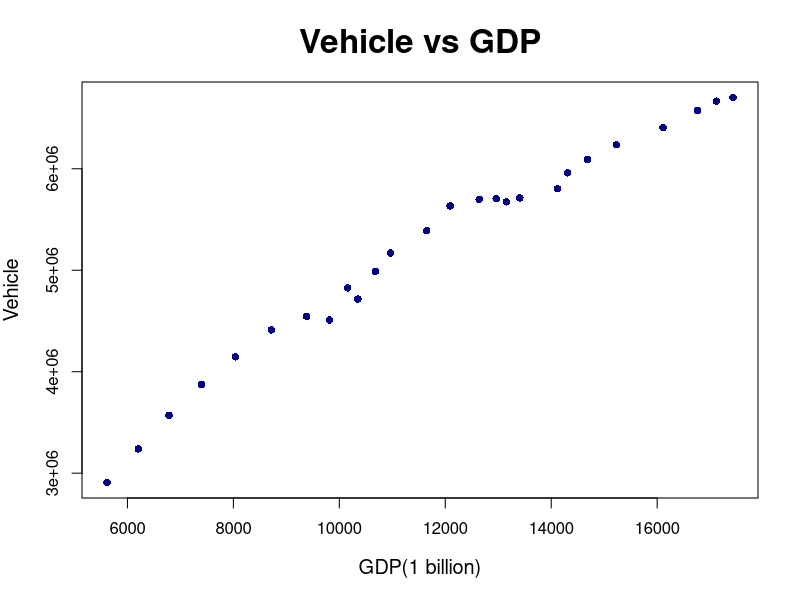
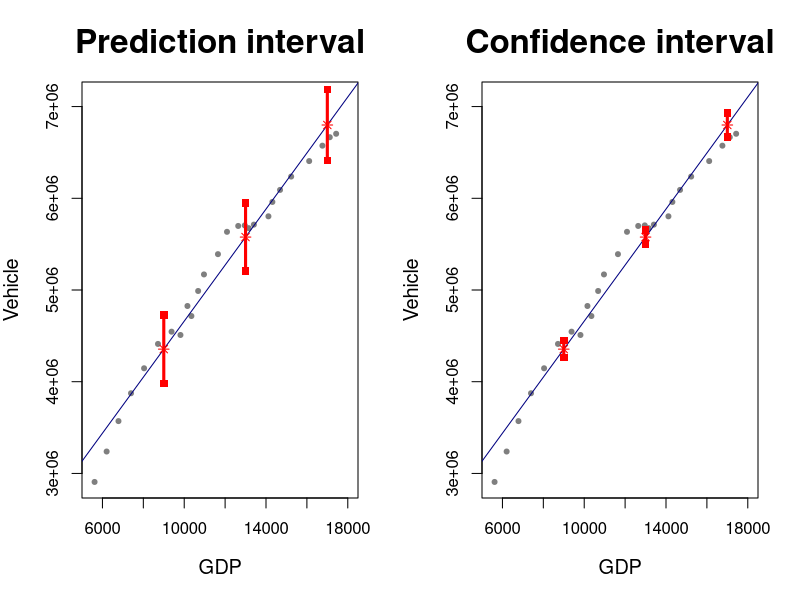
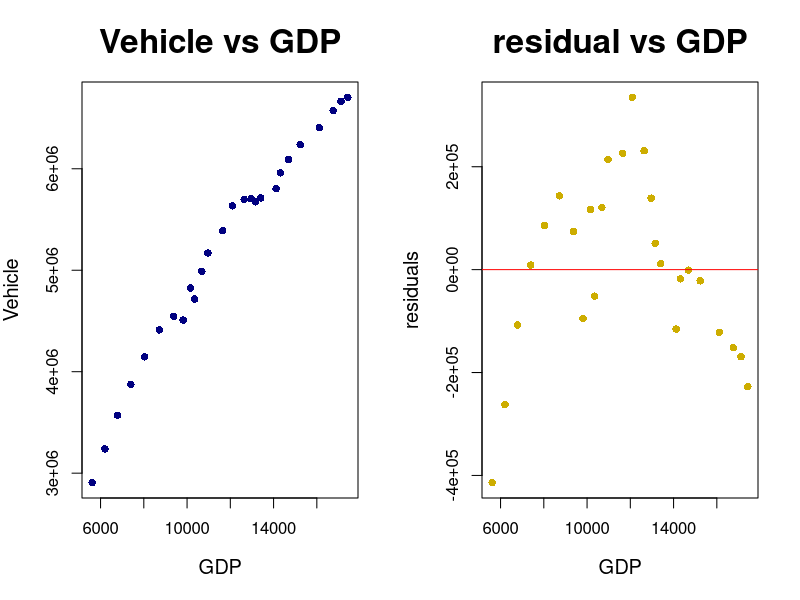
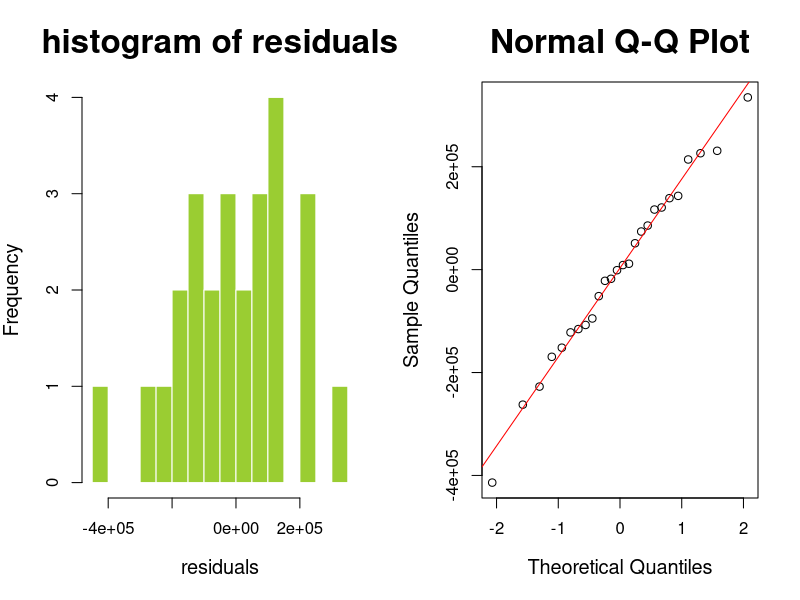

Recreate these plots in R, in order.
## ---- chunk 1
yhat=98.6-0.0138*21
## ---- chunk 2
98.3-98.3102
98.4-98.3102
## ---- chunk 3
t=qt(0.025,df=98,lower.tail = F)
yhat-t*0.7
yhat+t*0.7
## ---- chunk 4
t=qt(0.025,df=98,lower.tail = F)
low=-0.0138-t*0.0042
high=-0.0138+t*0.0042
## ---- chunk 5
10*low
10*high
## ---- chunk 6
34.98+10.66*4
## ---- chunk 7
t_score=0.57568/0.07445
## ---- chunk 8
t_score=0.57568/0.07445
## ---- chunk 9
2*pt(t_score,df=71,lower.tail = F)
## ---- chunk 10
t=qt(0.025,df=71,lower.tail = F)
0.57568-t*0.07445
0.57568+t*0.07445
## ---- chunk 11
30+0.576*65
## ---- chunk 12
#data cleaning
veh=read.csv("Vehicles.csv",sep=",",header=T)

veh=veh[,c("Vehicle","GDP")]
veh=na.omit(veh)

Vehicle=veh$Vehicle
GDP=veh$GDP

#simple linear regression
RESULTS=lm(Vehicle~GDP, data=veh)
summary(RESULTS)
## ---- chunk 13
plot(Vehicle~GDP,pch=16,cex=1,col="navy",
     main="Vehicle vs GDP",xlab="GDP(1 billion)",ylab="Vehicle",cex.main=2,cex.lab=1.2)
## ---- chunk 14
t=qt(0.025,df=24,lower.tail = F)
0.03055-t*0.1022
0.03055+t*0.1022
## ---- chunk 15
#PI
PI=predict(RESULTS,data.frame(GDP=c(9000,13000,17000)),interval="prediction",level=0.95);PI

#CI
CI=predict(RESULTS,data.frame(GDP=c(9000,13000,17000)),interval="confidence",level=0.95);CI

#plotting
fit=PI[,1]
PI.low=PI[,2]
PI.high=PI[,3]

CI.low=CI[,2]
CI.high=CI[,3]

xx.test=c(9000,13000,17000)

par(mfrow=c(1,2))#把畫布分開(列，欄)

#plot PI

plot(Vehicle~GDP,data=veh,pch=20,col="gray50",
     main="Prediction interval",xlab="GDP",ylab="Vehicle",
     xlim=c(5500,18000),ylim=c(2900000,7100000),cex.main=2,cex.lab=1.2)

abline(RESULTS,col="navy")
for(i in 1:length(xx.test)){
  lines(c(xx.test[i],xx.test[i]),c(PI.low[i],PI.high[i]),col="red",lwd=3)
  points(xx.test[i],PI.low[i],col="red",pch=15)
  points(xx.test[i],PI.high[i],col="red",pch=15)
  points(xx.test[i],fit[i],col="red",pch=8)
}

#plot CI
plot(Vehicle~GDP,data=veh,pch=20,col="gray50",
     main="Confidence interval",xlab="GDP",ylab="Vehicle",
     xlim=c(5500,18000),ylim=c(2900000,7100000),cex.main=2,cex.lab=1.2)

abline(RESULTS,col="navy")
for(i in 1:length(xx.test)){
  lines(c(xx.test[i],xx.test[i]),c(CI.low[i],CI.high[i]),col="red",lwd=3)
  points(xx.test[i],CI.low[i],col="red",pch=15)
  points(xx.test[i],CI.high[i],col="red",pch=15)
  points(xx.test[i],fit[i],col="red",pch=8)
}
## ---- chunk 16
#draw the scatter plot
##y vs x
plot(Vehicle~GDP,pch=16,cex=1,col="navy",
     main="Vehicle vs GDP",xlab="GDP",ylab="Vehicle",cex.main=2,cex.lab=1.2)
## ---- chunk 17
#residuals vs x
res=RESULTS$res
plot(res~GDP,pch=16,cex=1,col="gold3",
     main="residual vs GDP",xlab="GDP",ylab="residuals",
     cex.main=2,cex.lab=1.2)

abline(h=0,col="red")
## ---- chunk 18
#histogram of residuals
par(mfrow=c(1,2))

hist(res,breaks=20,border="white",col="olivedrab3",
     main="histogram of residuals", xlab="residuals",
     cex.main=2,cex.lab=1.2)

#qqplot
qqnorm(res,cex.main=2,cex.lab=1.2)
qqline(res,col="red")

